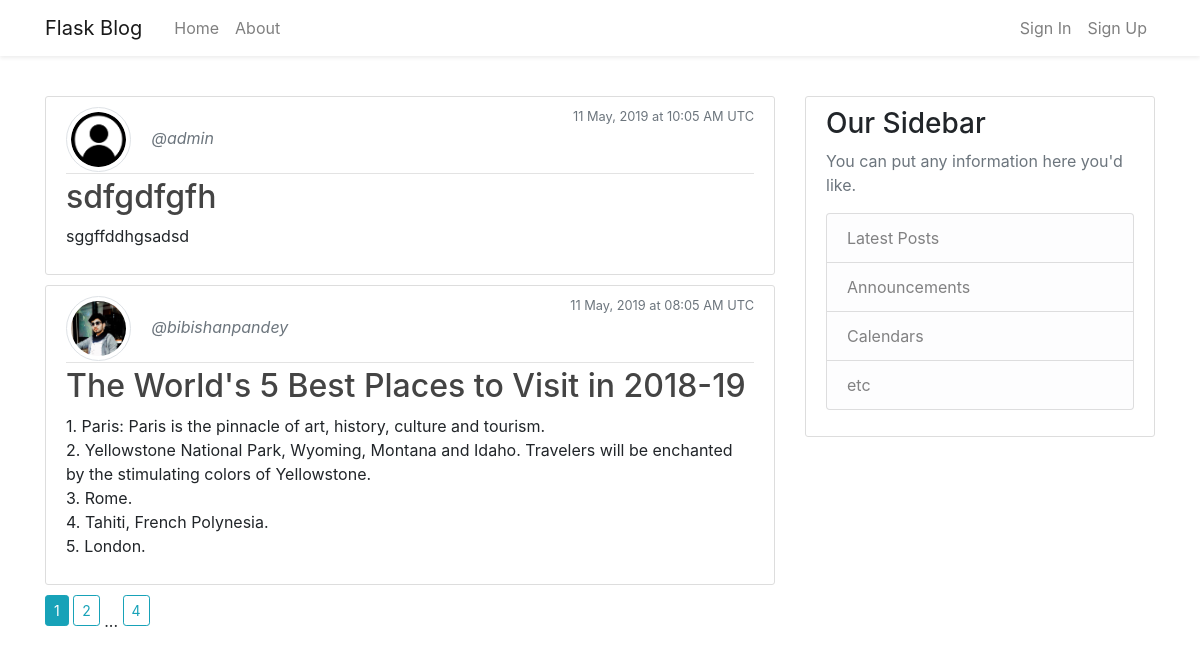
Page /home on the earlier database version.
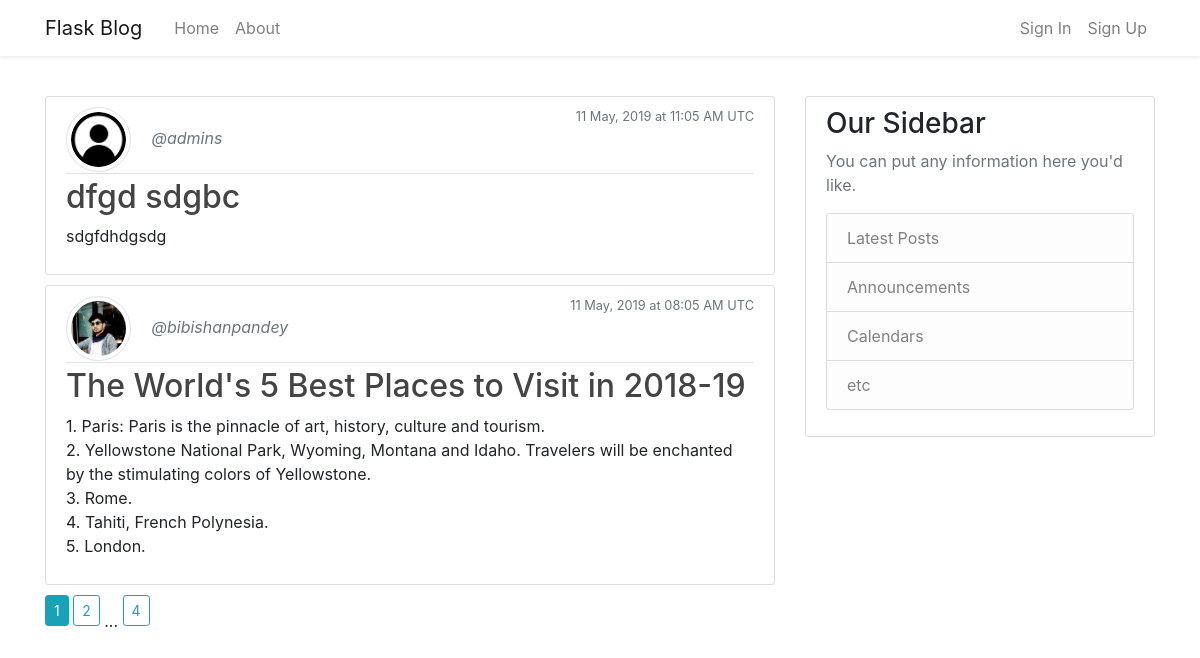
Same page on the later database version.
### flask_blog/models.py (models this page shows, shortened)
class Post(db.Model):
    id = db.Column(db.Integer, primary_key = True)
    title = db.Column(db.String(100), nullable = False)
    date_posted = db.Column(db.DateTime, nullable = False, default = datetime.utcnow)
    content = db.Column(db.Text, nullable = False)
    user_id = db.Column(db.Integer, db.ForeignKey('user.id'), nullable = False)

class User(db.Model, UserMixin):
    id = db.Column(db.Integer, primary_key = True)
    username = db.Column(db.String(20), unique = True, nullable = False)
    email = db.Column(db.String(120), unique = True, nullable = False)
    image_file = db.Column(db.String(20), nullable = False, default = 'default.png')
    password = db.Column(db.String(60), nullable = False)
    posts = db.relationship('Post', backref = 'author', lazy = True)

### flask_blog/main/routes.py (the view)
@main.route("/")
@main.route("/home")
def home():
    page = request.args.get('page', 1, type = int)
    posts = Post.query.order_by(Post.date_posted.desc()).paginate(page = page, per_page = 2)
    return render_template('home.html', posts = posts)

### flask_blog/templates/home.html
{% extends 'layout.html' %}
{% block content %}
    {% for post in posts.items %}
        <article class="media content-section">
            <div class="media-body">
                <div class="article-metadata">
                    <img class="rounded-circle article-img img-thumbnail" src="{{ url_for('static', filename = 'images/' + post.author.image_file) }}">
                    <a class="mr-2 text-muted font-italic" href="{{ url_for('users.user_posts', username = post.author.username) }}">@{{ post.author.username }}</a>
                    <small class="text-muted float-right">{{ post.date_posted.strftime('%d %B, %Y at %H:%m %p UTC') }}</small>
                </div>
                <h2><a class="article-title" href="{{ url_for('posts.post', post_id = post.id) }}">{{ post.title }}</a></h2>
                <p class="article-content">{{ post.content }}</p>
            </div>
        </article>
    {% endfor %}
    {% for page_num in posts.iter_pages(left_edge=1, right_edge=1, left_current=1, right_current=2) %}
        {% if page_num %}
            {% if posts.page == page_num %}
                <a class="btn btn-sm btn-info mb-4" href="{{ url_for('main.home', page=page_num) }}">{{ page_num }}</a>
            {% else %}
                <a class="btn btn-sm btn-outline-info mb-4" href="{{ url_for('main.home', page = page_num) }}">{{ page_num }}</a>
            {% endif %}
        {% else %}
            ...
        {% endif %}
    {% endfor %}
{% endblock content %}

### flask_blog/templates/layout.html (shortened to what this page needs)
<!DOCTYPE html>
<html lang="en">
<head>
    <link rel="stylesheet" href="https://stackpath.bootstrapcdn.com/bootstrap/4.3.1/css/bootstrap.min.css">
    <link rel="stylesheet" type="text/css" href="{{ url_for('static', filename='css/main.css') }}">
    <link rel="stylesheet" href="https://use.fontawesome.com/releases/v5.8.2/css/all.css">
</head>
<body>
    <header class="bg-white pb-5 mb-5">
        <nav class="navbar navbar-expand-lg navbar-light shadow-sm bg-white fixed-top">
            <div class="container">
                <a class="navbar-brand mr-4" href="/">Flask Blog</a>
                <div class="collapse navbar-collapse justify-content-end" id="navbarSupportedContent">
                    <ul class="navbar-nav mr-auto">
                        <li class="nav-item">
                            <a class="nav-link" href="{{ url_for('main.home') }}">Home</a>
                        </li>
                        <li class="nav-item">
                            <a class="nav-link" href="{{ url_for('main.about') }}">About</a>
                        </li>
                    </ul>
                    <ul class="navbar-nav">
                        {% if current_user.is_authenticated %}
                        <li class="nav-item">
                            <a class="nav-link" href="{{ url_for('posts.new_post') }}">New Post</a>
                        </li>
                        <li class="nav-item">
                            <a class="nav-link" href="{{ url_for('users.account') }}">Account</a>
                        </li>
                        <li class="nav-item">
                            <a class="nav-link" href="{{ url_for('users.signout') }}">Sign Out</a>
                        </li>
                        {% else %}
                        <li class="nav-item">
                            <a class="nav-link" href="{{ url_for('users.signin') }}">Sign In</a>
                        </li>
                        <li class="nav-item">
                            <a class="nav-link" href="{{ url_for('users.signup') }}">Sign Up</a>
                        </li>
                        {% endif %}
                    </ul>
                </div>
            </div>
        </nav>
    </header>
    <main role="main" class="container">
        <div class="row">
            <div class="col-md-8">
            {% block content %}{% endblock %}
            </div>
            <div class="col-md-4">
                <div class="content-section">
                    <h3>Our Sidebar</h3>
                    <p class='text-muted'>You can put any information here you'd like.
                    <ul class="list-group">
                        <li class="list-group-item list-group-item-light list-group-item-action">Latest Posts</li>
                        <li class="list-group-item list-group-item-light list-group-item-action">Announcements</li>
                        <li class="list-group-item list-group-item-light list-group-item-action">Calendars</li>
                        <li class="list-group-item list-group-item-light list-group-item-action">etc</li>
                    </ul>
                    </p>
                </div>
            </div>
        </div>
    </main>
</body>
</html>

### flask_blog/static/css/main.css (style rules this page uses)
.content-section { background: #ffffff; padding: 10px 20px; border: 1px solid #dddddd; border-radius: 3px; margin-bottom: 10px; }
.article-title { color: #444444; }
.article-content { white-space: pre-line; }
.article-img { height: 65px; width: 65px; margin-right: 16px; }
.article-metadata { padding-bottom: 1px; margin-bottom: 4px; border-bottom: 1px solid #e3e3e3 }

Differences in the rows shown:
removed Post: image_file (placeholder picture), author.username "admin", date_posted "11 May, 2019 at 10:05 AM UTC", title "sdfgdfgfh", content "sggffddhgsadsd"
added Post: image_file (placeholder picture), author.username "admins", date_posted "11 May, 2019 at 11:05 AM UTC", title "dfgd sdgbc", content "sdgfdhdgsdg"
